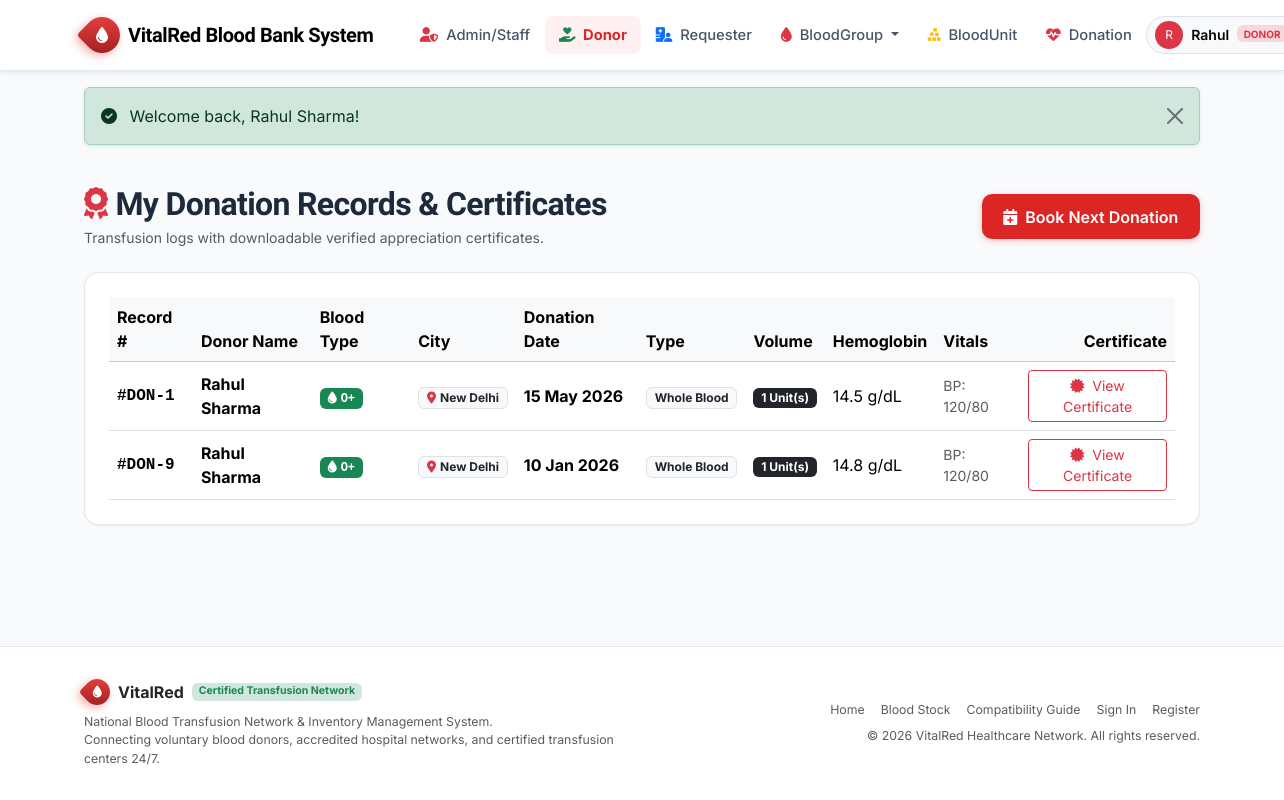
Before: /donor/history.php (signed in) with the older database file.
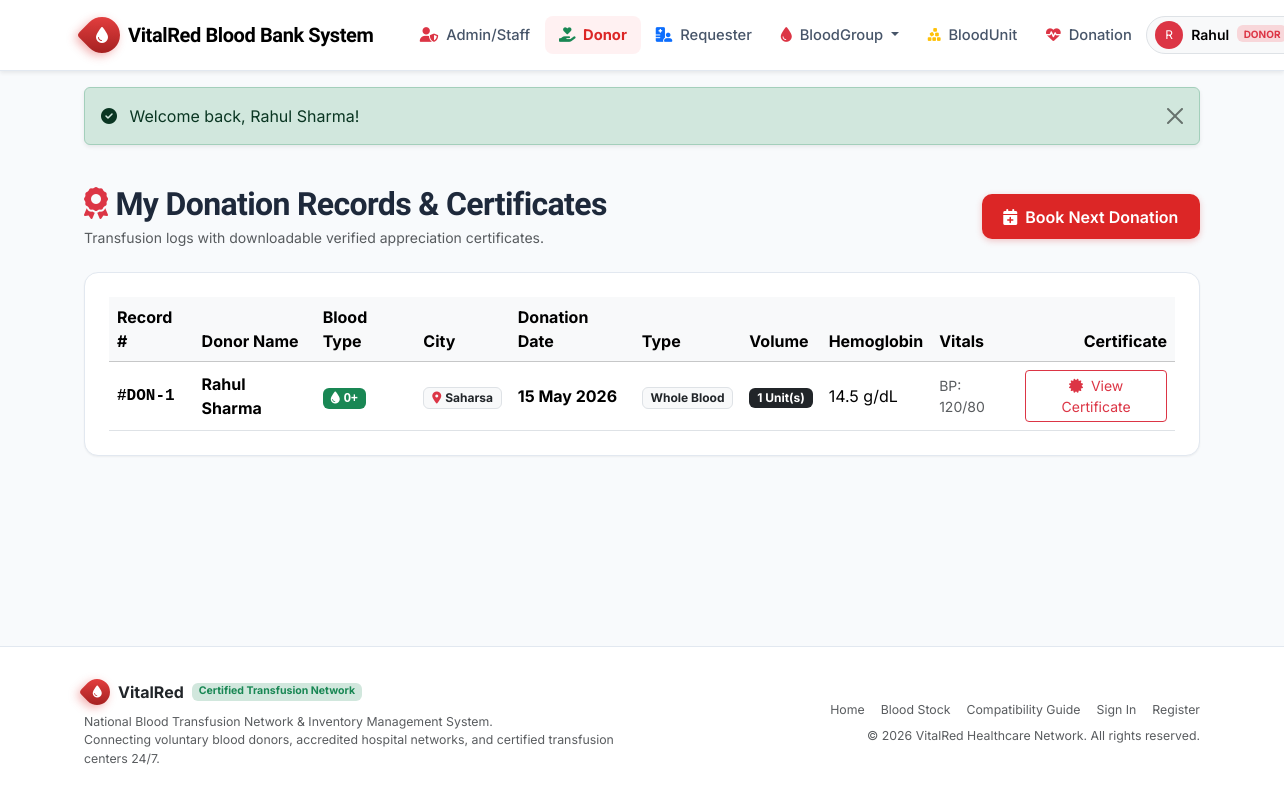
After: the same page with the newer database file.
### tables this page shows
CREATE TABLE donations (
    donation_id INT AUTO_INCREMENT PRIMARY KEY,
    donor_id INT NOT NULL,
    blood_group_id INT NOT NULL,
    donation_date DATE NOT NULL,
    units_collected INT NOT NULL DEFAULT 1,
    hemoglobin_g_dl DECIMAL(4, 1) NOT NULL,       
    blood_pressure VARCHAR(15) NOT NULL,          
    donation_type ENUM('Whole Blood', 'Platelets', 'Plasma', 'Red Cells') DEFAULT 'Whole Blood',
    staff_id INT NULL,                            
    remarks VARCHAR(255) NULL,
    created_at TIMESTAMP DEFAULT CURRENT_TIMESTAMP,
    CONSTRAINT fk_donation_donor FOREIGN KEY (donor_id) 
        REFERENCES donors (donor_id) ON DELETE RESTRICT ON UPDATE CASCADE,
    CONSTRAINT fk_donation_blood_group FOREIGN KEY (blood_group_id) 
        REFERENCES blood_groups (blood_group_id) ON DELETE RESTRICT ON UPDATE CASCADE,
    CONSTRAINT fk_donation_staff FOREIGN KEY (staff_id) 
        REFERENCES users (user_id) ON DELETE SET NULL ON UPDATE CASCADE,
    INDEX idx_donation_date (donation_date)
);

CREATE TABLE donors (
    donor_id INT AUTO_INCREMENT PRIMARY KEY,
    user_id INT NULL UNIQUE,                      
    first_name VARCHAR(60) NOT NULL,
    last_name VARCHAR(60) NOT NULL,
    dob DATE NOT NULL,
    gender ENUM('Male', 'Female', 'Other') NOT NULL,
    blood_group_id INT NOT NULL,
    address_street VARCHAR(180) NOT NULL,
    city VARCHAR(80) NOT NULL,
    state VARCHAR(80) NOT NULL DEFAULT 'Delhi NCR',
    pincode VARCHAR(15) NOT NULL,
    emergency_contact VARCHAR(25) NOT NULL,
    last_donation_date DATE NULL,
    created_at TIMESTAMP DEFAULT CURRENT_TIMESTAMP,
    CONSTRAINT fk_donor_user FOREIGN KEY (user_id) 
        REFERENCES users (user_id) ON DELETE SET NULL ON UPDATE CASCADE,
    CONSTRAINT fk_donor_blood_group FOREIGN KEY (blood_group_id) 
        REFERENCES blood_groups (blood_group_id) ON DELETE RESTRICT ON UPDATE CASCADE,
    INDEX idx_donor_blood_group (blood_group_id),
    INDEX idx_donor_city (city)
);

CREATE TABLE blood_groups (
    blood_group_id INT AUTO_INCREMENT PRIMARY KEY,
    group_name VARCHAR(5) NOT NULL UNIQUE,       
    rh_factor ENUM('Positive', 'Negative') NOT NULL,
    critical_threshold INT NOT NULL DEFAULT 5,   
    description VARCHAR(255) NULL
);

### donor/history.php (the view, shortened to what this page needs)
<?php
require_once __DIR__ . '/../includes/auth_helper.php';
$user_id = $_SESSION['user_id'];
$stmt = $pdo->prepare("SELECT d.*, bg.group_name, bg.rh_factor FROM donors d
                      JOIN blood_groups bg ON d.blood_group_id = bg.blood_group_id
                      WHERE d.user_id = ? LIMIT 1");
$stmt->execute([$user_id]);
$donor = $stmt->fetch();
$donations = [];
if ($donor) {
    $d_stmt = $pdo->prepare("SELECT * FROM donations WHERE donor_id = ? ORDER BY donation_date DESC");
    $d_stmt->execute([$donor['donor_id']]);
    $donations = $d_stmt->fetchAll();
}
require_once __DIR__ . '/../includes/header.php';
?>
<div class="container py-4">
    <div class="d-flex flex-wrap justify-content-between align-items-center mb-4 gap-3">
        <div>
            <h2 class="fw-bold mb-1"><i class="fa-solid fa-award text-danger me-2"></i>My Donation Records &amp; Certificates</h2>
            <p class="text-muted small mb-0">Transfusion logs with downloadable verified appreciation certificates.</p>
        </div>
        <a href="<?= BASE_URL ?>donor/schedule.php" class="btn btn-vitalred">
            <i class="fa-solid fa-calendar-plus me-1"></i> Book Next Donation
        </a>
    </div>
    <div class="vr-card p-4">
        <div class="table-responsive">
            <table class="table table-hover align-middle mb-0">
                <thead class="table-light">
                    <tr>
                        <th>Record #</th>
                        <th>Donor Name</th>
                        <th>Blood Type</th>
                        <th>City</th>
                        <th>Donation Date</th>
                        <th>Type</th>
                        <th>Volume</th>
                        <th>Hemoglobin</th>
                        <th>Vitals</th>
                        <th class="text-end">Certificate</th>
                    </tr>
                </thead>
                <tbody>
                    <?php if (empty($donations)): ?>
                        <tr><td colspan="10" class="text-center py-4 text-muted">No donation history recorded yet.</td></tr>
                    <?php else: ?>
                        <?php foreach ($donations as $dn): ?>
                            <tr>
                                <td class="font-monospace fw-bold">#DON-<?= $dn['donation_id'] ?></td>
                                <td class="fw-bold"><?= e(($donor['first_name'] ?? '') . ' ' . ($donor['last_name'] ?? '')) ?></td>
                                <td><?= get_blood_badge($donor['group_name'] ?? '') ?></td>
                                <td><span class="badge bg-light text-dark border"><i class="fa-solid fa-location-dot text-danger me-1"></i><?= e($donor['city'] ?? 'N/A') ?></span></td>
                                <td class="fw-bold"><?= format_date($dn['donation_date']) ?></td>
                                <td><span class="badge bg-light text-dark border"><?= e($dn['donation_type']) ?></span></td>
                                <td><span class="badge bg-dark"><?= e($dn['units_collected']) ?> Unit(s)</span></td>
                                <td><?= e($dn['hemoglobin_g_dl']) ?> g/dL</td>
                                <td class="small text-muted">BP: <?= e($dn['blood_pressure']) ?></td>
                                <td class="text-end">
                                    <button class="btn btn-outline-danger btn-sm" data-bs-toggle="modal" data-bs-target="#certModal<?= $dn['donation_id'] ?>">
                                        <i class="fa-solid fa-certificate me-1"></i> View Certificate
                                    </button>
                                </td>
                            </tr>
                        <?php endforeach; ?>
                    <?php endif; ?>
                </tbody>
            </table>
        </div>
    </div>
</div>
<?php require_once __DIR__ . '/../includes/footer.php'; ?>

### includes/auth_helper.php (shortened to what this page needs)
<?php
function e($string) {
    return htmlspecialchars((string)($string ?? ''), ENT_QUOTES, 'UTF-8');
}
function format_date(?string $date, string $format = 'd M Y'): string {
    try {
        $dt = new DateTime($date);
        return $dt->format($format);
    } catch (Exception $e) {
        return $date;
    }
}
function get_blood_badge(string $group): string {
    $colors = [
        'A+' => 'bg-danger text-white',
        'A-' => 'bg-danger text-white',
        'B+' => 'bg-primary text-white',
        'B-' => 'bg-info text-dark',
        'AB+' => 'bg-purple text-white',
        'AB-' => 'bg-dark text-white',
        'O+' => 'bg-success text-white',
        'O-' => 'bg-warning text-dark'
    ];
    $cls = $colors[$group] ?? 'bg-secondary text-white';
    return '<span class="badge ' . $cls . ' px-2 py-1 font-monospace"><i class="fa-solid fa-droplet me-1"></i>' . e($group) . '</span>';
}

Changed rows visible on the page:
no longer on this page (row edited): donations: donation_id "9", donor.last_name "Rahul Sharma", blood_group.group_name "O+", donor.city "New Delhi", donation_date "10 Jan 2026", donation_type "Whole Blood", units_collected "1", hemoglobin_g_dl "14.8", blood_pressure "120/80"
changed donations "Whole Blood": donor.city "New Delhi" → "Saharsa"
